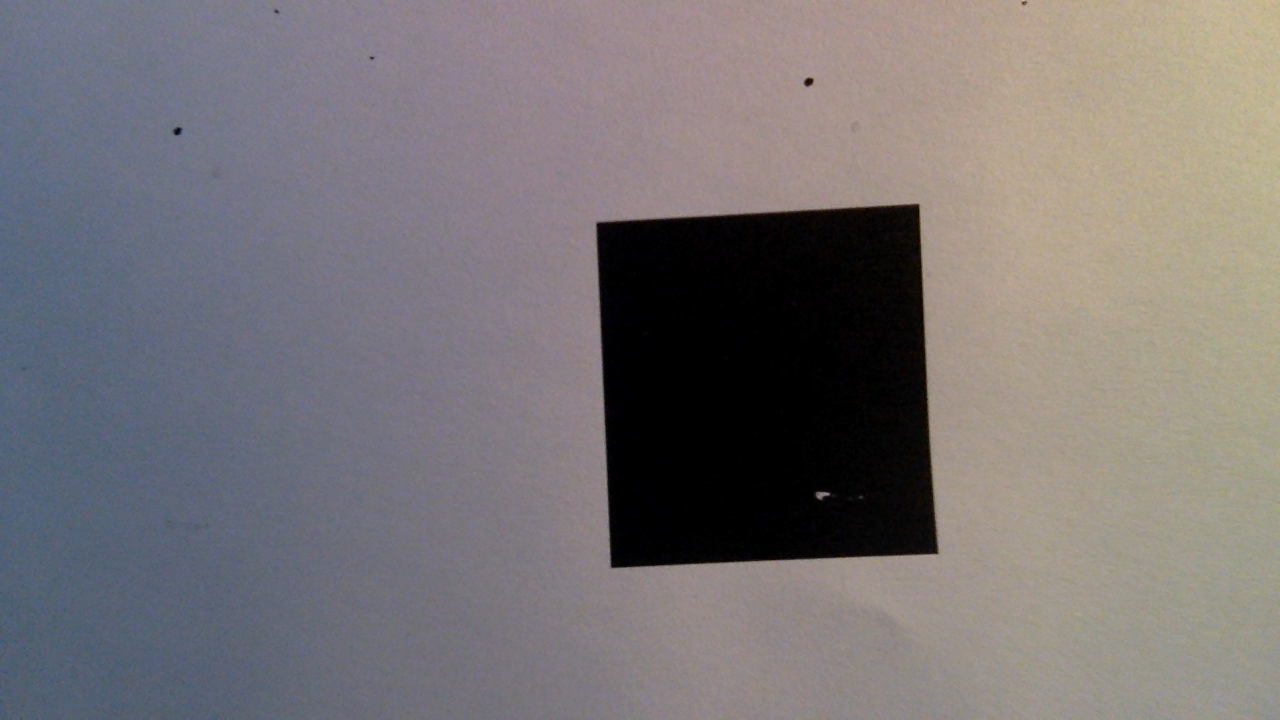
#> input picture tp1ShapeDetector/machine_learning/dataset/images/rectangle/59885270836995.png, 1280 x 720 px; its folder holds only this picture in this run
$ python dataset.py
#> lines starting #> are read from the running program, lines starting #| are printed output that depends on the picture; after the words box and inside, x2 and y2 are one past the last pixel; in counts of white or black regions, pixels touching at a corner belong together
### tp1ShapeDetector/utils/common_utils.py
import cv2


# Da como resultado el contorno con el area maxima dada una lista de contornos.
def get_greatest_contour(contours):
    max_contour = contours[0]
    for contour in contours:
        if cv2.contourArea(contour) > cv2.contourArea(max_contour):
            max_contour = contour

    return max_contour

### tp1ShapeDetector/machine_learning/utils/dataset.py
import glob
import cv2
import csv
import numpy as np
from tp1ShapeDetector.utils.common_utils import get_greatest_contour


labels = {
    "rectangle": 1,
    "star": 2,
    "triangle": 3,
}

# Genera los momentos de Hu dado un filename, en este caso particular nuestro filename es igual a nuestro label.
def generate_hu_moments_for_shape(filename, writer):
    pathname = '../dataset/images/{}/*.png'.format(filename)
    for file in glob.glob(pathname):
        moments = hu_moments_from_image(file)
        flat = moments.ravel()
        row = np.append(flat, filename)
        write_hu_moments_row(row, writer)


# Calcula los momentos de Hu en base a una imagen pasada como parametro
def hu_moments_from_image(file):
    image = cv2.imread(file)
#> image is the input picture: shape (720, 1280, 3); mean B, G, R 117.9, 116.3, 121.1
    gray = cv2.cvtColor(image, cv2.COLOR_BGR2GRAY)

    _, threshold = cv2.threshold(gray, 127, 255, cv2.THRESH_BINARY)
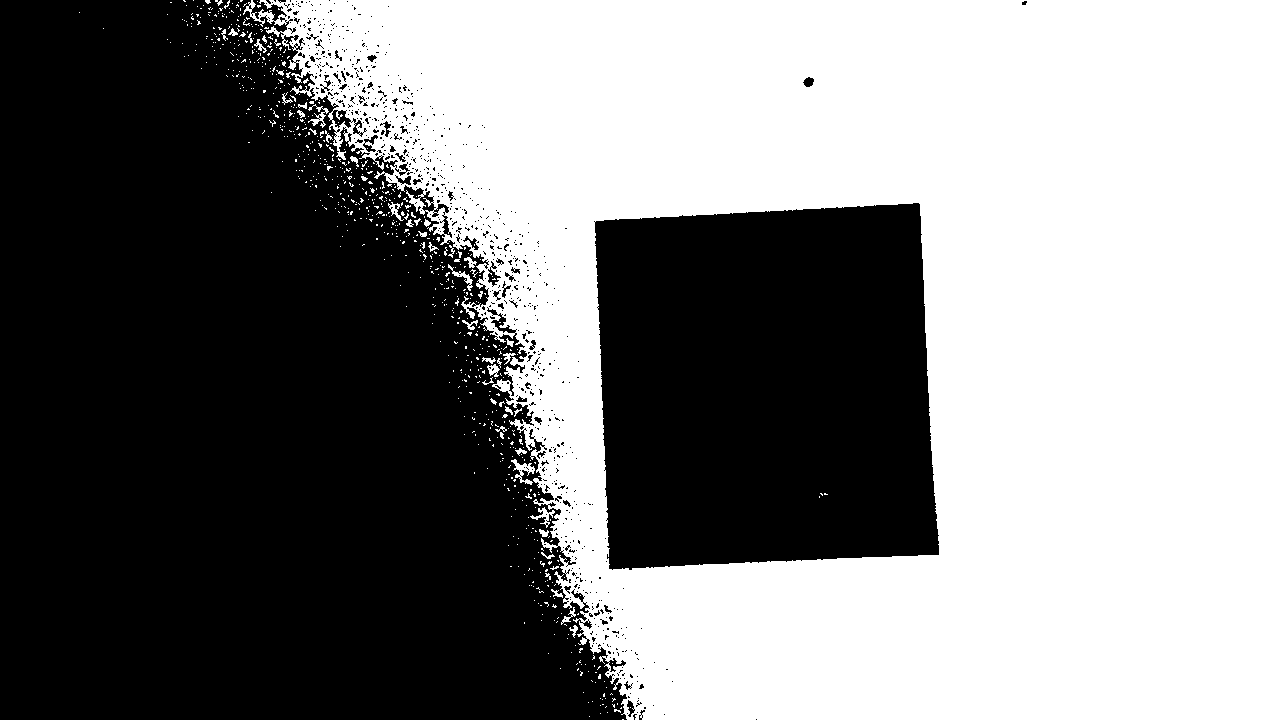
#> threshold: shape (720, 1280); 50.4% white; 792 black regions (743 under 20 px), largest, box (x1, y1, x2, y2) and area: (0, 0, 627, 720) 338718, (594, 203, 939, 570) 114280, (488, 261, 501, 287) 126

    kernel = cv2.getStructuringElement(cv2.MORPH_ELLIPSE, (10, 10))
    opening = cv2.morphologyEx(threshold, cv2.MORPH_OPEN, kernel)
#> opening: shape (720, 1280); 47.4% white; 7 white regions, largest, box (x1, y1, x2, y2) and area: (299, 0, 1280, 720) 436560, (367, 107, 384, 119) 178, (394, 140, 405, 152) 108
    closing = cv2.morphologyEx(opening, cv2.MORPH_CLOSE, kernel)
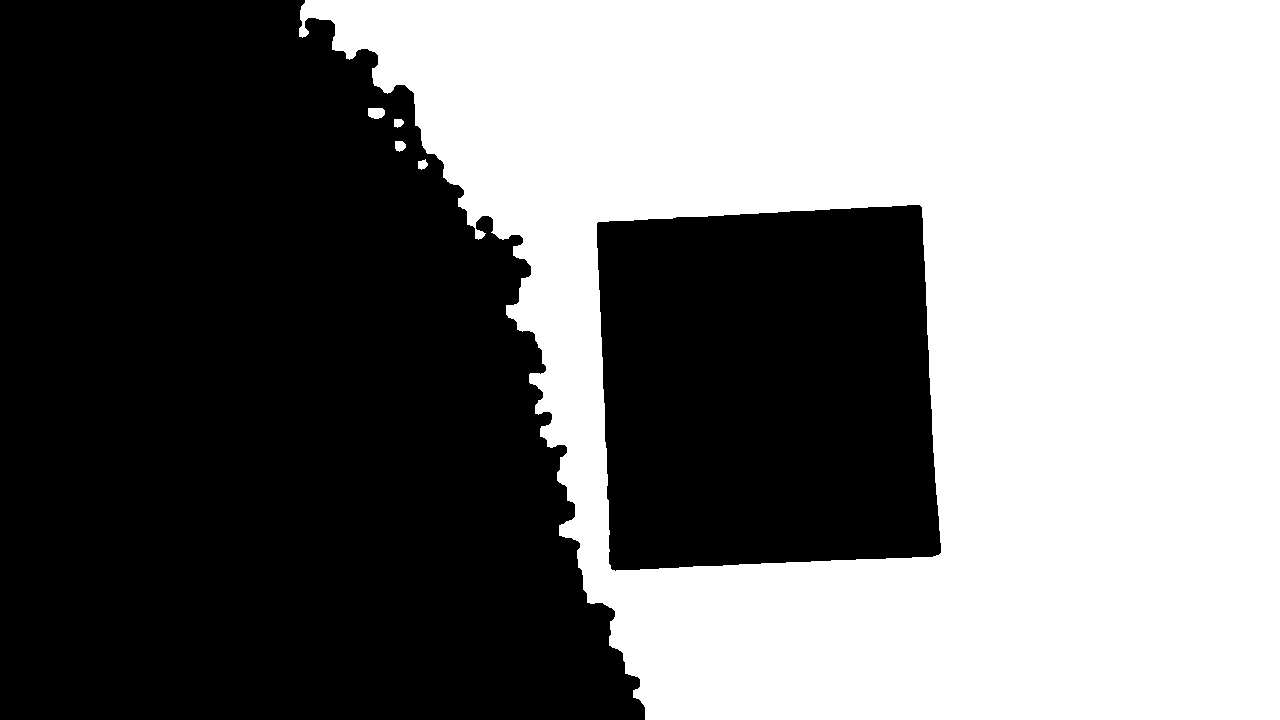
#> closing: shape (720, 1280); 47.5% white; 5 white regions

    contours, _ = cv2.findContours(closing, cv2.RETR_LIST, cv2.CHAIN_APPROX_SIMPLE)
#> contours = 6 contours; box (x1, y1, x2, y2) and area: (299, 0, 1280, 720) 550304, (596, 204, 942, 572) 115114, (368, 108, 385, 119) 140, (395, 141, 406, 152) 80, (418, 159, 428, 170) 62, (394, 119, 404, 128) 58
    max_contour = get_greatest_contour(contours)
#> in get_greatest_contour, `max_contour = contours[0]`: max_contour = contour of 149 points, box (x1, y1, x2, y2) (596, 204, 942, 572), area 115114
#> the loop in get_greatest_contour, `for contour in contours:` made 6 passes
#> after the loop in get_greatest_contour, `for contour in contours:`: max_contour = contour of 367 points, box (x1, y1, x2, y2) (299, 0, 1280, 720), area 550304

    moments = cv2.moments(max_contour)
#> moments = moments, m00 550303.5, centre m10/m00, m01/m00 = (891.2, 336.6)
    return cv2.HuMoments(moments)


def write_hu_moments_row(row, writer):
    writer.writerow(row)


def generate_hu_moments():
    with open('../dataset/moments.csv', mode='w', newline='') as moments_file:
        writer = csv.writer(moments_file)

        generate_hu_moments_for_shape('rectangle', writer)
#> in generate_hu_moments_for_shape, `moments = hu_moments_from_image(file)`: moments = [0.175, 0.00139, 0.000464, 3.36e-05, 3.63e-09, 1.22e-06, -2.1e-09]
#> in generate_hu_moments_for_shape, `flat = moments.ravel()`: flat has the same summary as moments
        generate_hu_moments_for_shape('star', writer)
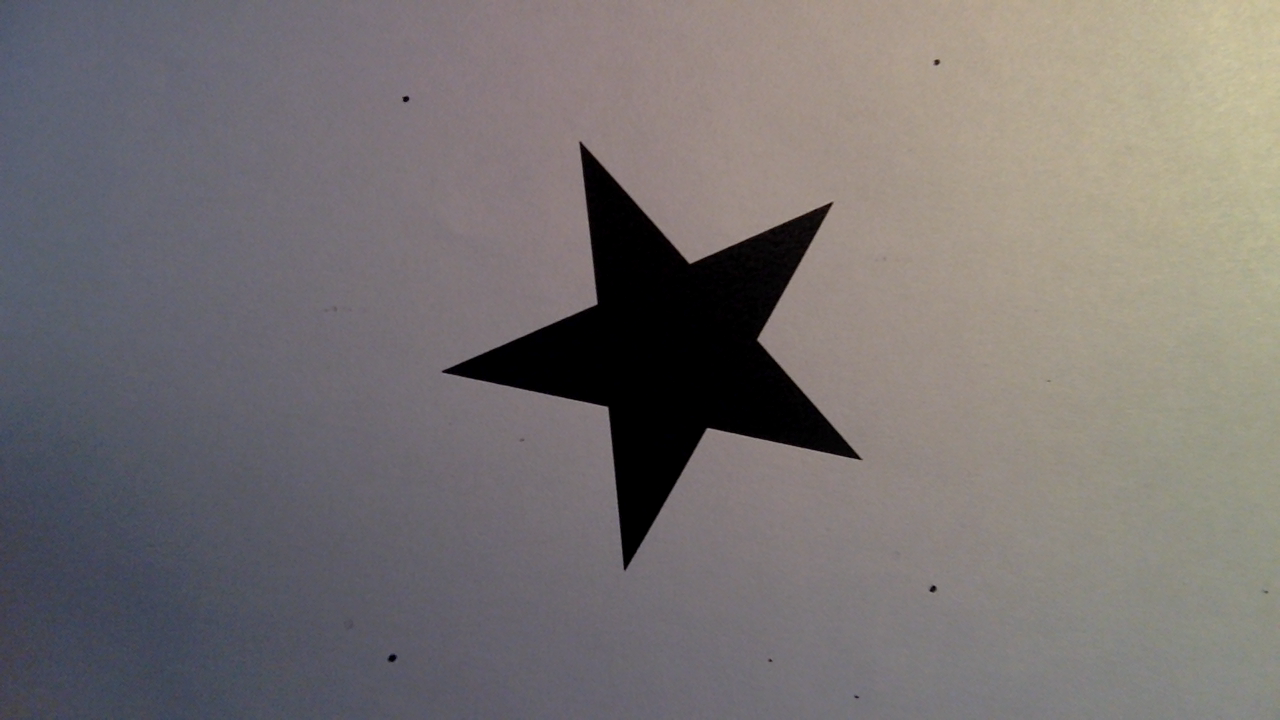
#> input picture tp1ShapeDetector/machine_learning/dataset/images/star/59602653255951.png, 1280 x 720 px
#> in hu_moments_from_image, image is the input picture: shape (720, 1280, 3); mean B, G, R 113.8, 114.2, 119.4
#> in hu_moments_from_image (call 2), `_, threshold = cv2.threshold(gray, 127, 255, cv2.THRESH_BINARY)`: threshold: shape (720, 1280); 41.7% white; 663 white regions (632 under 20 px), largest, box (x1, y1, x2, y2) and area: (472, 0, 1280, 720) 380671, (529, 218, 545, 238) 137, (508, 197, 524, 220) 105
#> in hu_moments_from_image (call 2), `opening = cv2.morphologyEx(threshold, cv2.MORPH_OPEN, kernel)`: opening: shape (720, 1280); 39.3% white; 6 white regions, box (x1, y1, x2, y2) and area: (522, 0, 1280, 720) 361623, (897, 560, 917, 575) 184, (551, 158, 562, 174) 154, (508, 31, 519, 43) 108, (581, 257, 591, 267) 83, (1036, 656, 1046, 666) 83
#> in hu_moments_from_image (call 2), `closing = cv2.morphologyEx(opening, cv2.MORPH_CLOSE, kernel)`:
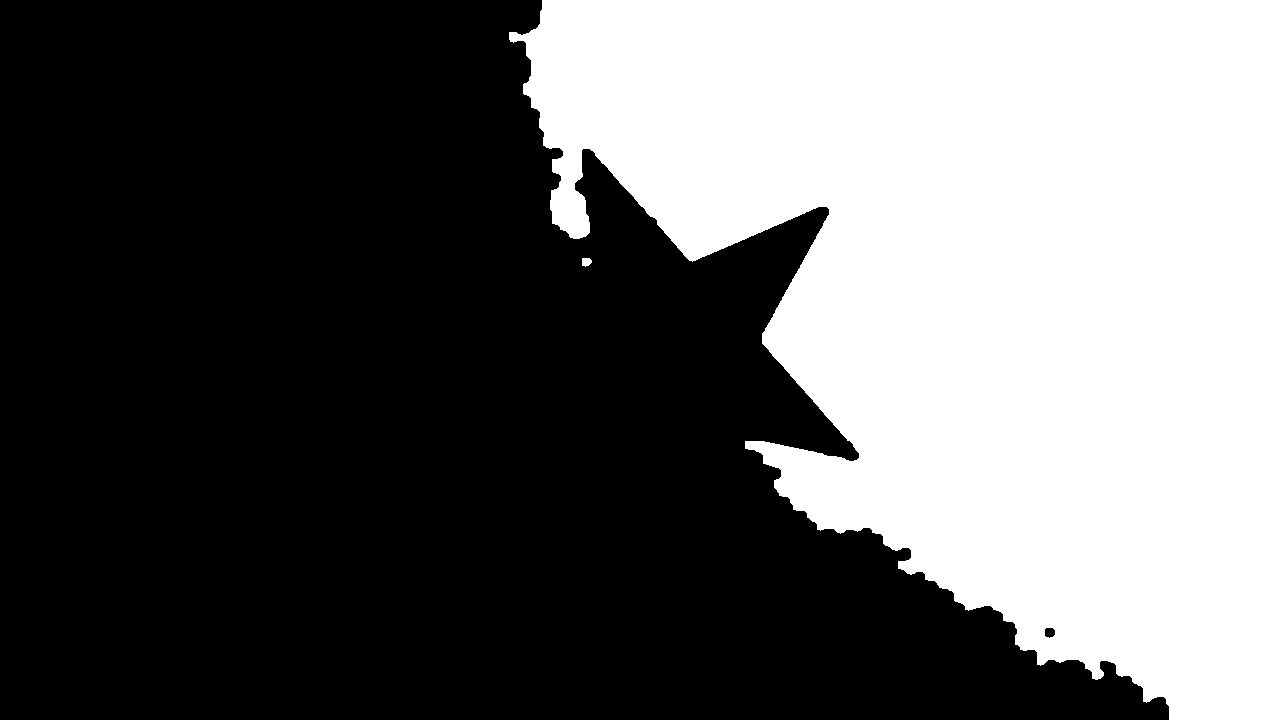
#> closing: shape (720, 1280); 39.5% white; 2 white regions
#> in hu_moments_from_image (call 2), `contours, _ = cv2.findContours(closing, cv2.RETR_LIST, cv2.CHAIN_APPRO..`: contours = 3 contours; box (x1, y1, x2, y2) and area: (509, 0, 1280, 720) 362220, (1044, 627, 1056, 639) 98, (582, 258, 592, 267) 58
#> the loop in get_greatest_contour (call 2), `for contour in contours:` made 3 passes
#> in hu_moments_from_image (call 2), `max_contour = get_greatest_contour(contours)`: max_contour = contour of 679 points, box (x1, y1, x2, y2) (509, 0, 1280, 720), area 362220
#> in hu_moments_from_image (call 2), `moments = cv2.moments(max_contour)`: moments = moments, m00 362220, centre m10/m00, m01/m00 = (993, 287.8)
        generate_hu_moments_for_shape('triangle', writer)


# Convierto un label de interes en un valor entero para el entrenamiento.
def label_to_int(label):
    global labels
    return int(labels.get(label))


# Convierto de un valor entero al label que me interesa, devuelvo None si no existe.
def int_to_label(search):
    global labels
    for key, value in labels.items():
        if value == search:
            return key

    return None


generate_hu_moments()
